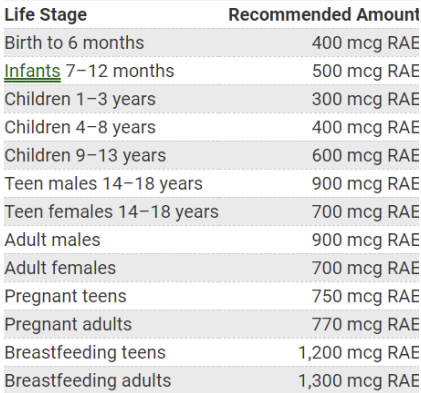
#> input picture template/img/chart.png, 421 x 393 px
$ python scan.py --image template/img/chart.png
#> lines starting #> are read from the running program, lines starting #| are printed output that depends on the picture; after the words box and inside, x2 and y2 are one past the last pixel; in counts of white or black regions, pixels touching at a corner belong together
### pyimagesearch/transform.py
import numpy as np
import cv2

def order_points(pts):
    rect = np.zeros((4, 2), dtype = "float32")

    s = pts.sum(axis = 1)
    rect[0] = pts[np.argmin(s)]
    rect[2] = pts[np.argmax(s)]

    diff = np.diff(pts, axis = 1)
    rect[1] = pts[np.argmin(diff)]
    rect[3] = pts[np.argmax(diff)]

    return rect


def four_point_transform(image, pts):
    rect = order_points(pts)
    (tl, tr, br, bl) = rect

    widthA = np.sqrt(((br[0] - bl[0]) ** 2) + ((br[1] - bl[1]) ** 2))
    widthB = np.sqrt(((tr[0] - tl[0]) ** 2) + ((tr[1] - tl[1]) ** 2))
    maxWidth = max(int(widthA), int(widthB))

    heightA = np.sqrt(((tr[0] - br[0]) ** 2) + ((tr[1] - br[1]) ** 2))
    heightB = np.sqrt(((tl[0] - bl[0]) ** 2) + ((tl[1] - bl[1]) ** 2))
    maxHeight = max(int(heightA), int(heightB))

    dst = np.array([
        [0, 0],
        [maxWidth - 1, 0],
        [maxWidth - 1, maxHeight - 1],
        [0, maxHeight - 1]], dtype = "float32")

    M = cv2.getPerspectiveTransform(rect, dst)
    warped = cv2.warpPerspective(image, M, (maxWidth, maxHeight))

    return warped

### scan.py
from pyimagesearch.transform import four_point_transform
from skimage.filters import threshold_local
import numpy as np
import argparse
import cv2
import imutils

ap = argparse.ArgumentParser()
ap.add_argument("-i", "--image", required = True,
    help = "Path to the image to be scanned")
args = vars(ap.parse_args())

image = cv2.imread(args["image"])
#> image is the input picture: shape (393, 421, 3); mean B, G, R 227.9, 228, 228
ratio = image.shape[0] / 500.0
#> ratio = 0.786
orig = image.copy()
image = imutils.resize(image, height = 500)
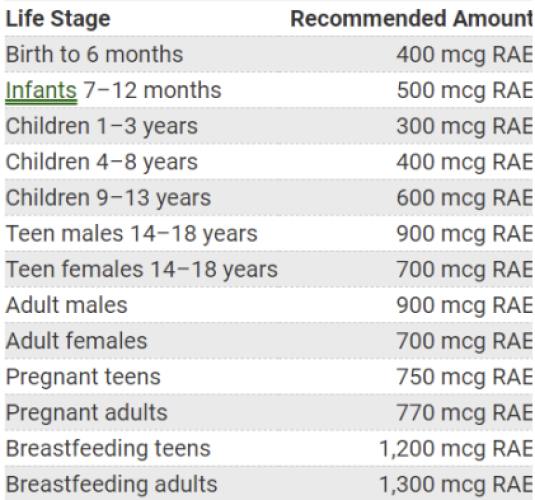
#> image: shape (500, 535, 3); mean B, G, R 227.8, 227.9, 227.9

gray = cv2.cvtColor(image, cv2.COLOR_BGR2GRAY)
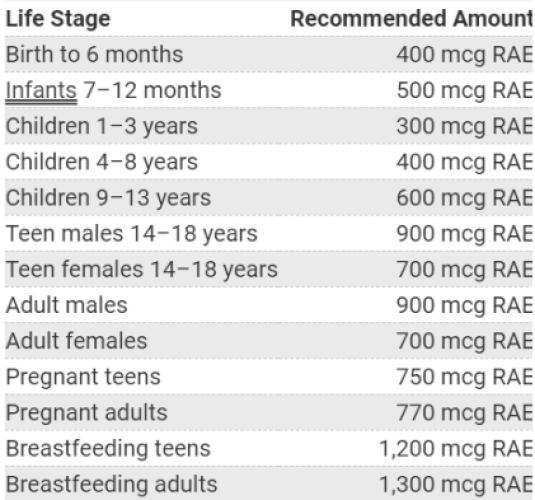
#> gray: shape (500, 535); min 51, max 255, mean 227.9
gray = cv2.GaussianBlur(gray, (5, 5), 0)
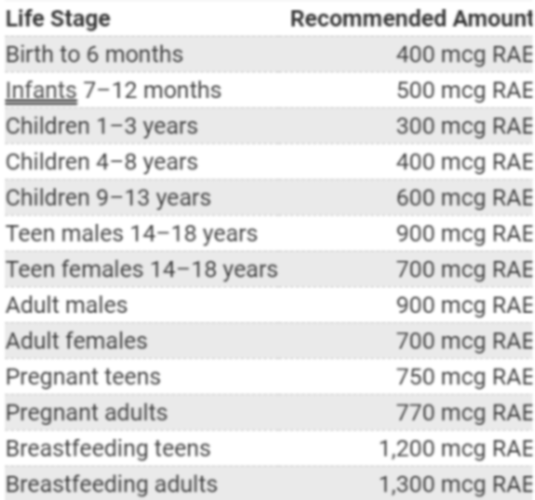
#> gray: shape (500, 535); min 67, max 255, mean 227.9
edged = cv2.Canny(gray, 75, 200)
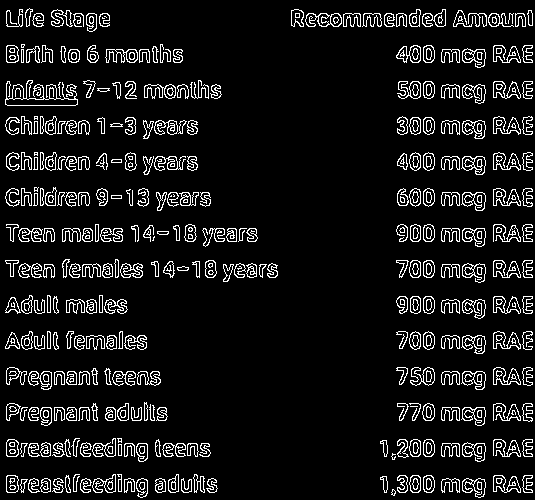
#> edged: shape (500, 535); 9.1% white in thin lines or dots

print("STEP 1: Edge Detection")
cv2.imshow("Image", image)
cv2.imshow("Edged", edged)
cv2.waitKey(0)
cv2.destroyAllWindows()

cnts = cv2.findContours(edged.copy(), cv2.RETR_LIST, cv2.CHAIN_APPROX_SIMPLE)
#> cnts = 879 contours, 215 with area under 20; largest, box (x1, y1, x2, y2) and area: (5, 80, 78, 106) 660, (5, 98, 78, 106) 462, (305, 13, 342, 27) 364, (461, 156, 486, 175) 318, (461, 192, 486, 211) 308
cnts = imutils.grab_contours(cnts)
cnts = sorted(cnts, key = cv2.contourArea, reverse = True)[:5]
#> cnts = 5 contours; box (x1, y1, x2, y2) and area: (5, 80, 78, 106) 660, (5, 98, 78, 106) 462, (305, 13, 342, 27) 364, (461, 156, 486, 175) 318, (461, 192, 486, 211) 308

for c in cnts:
    peri = cv2.arcLength(c, True)
    approx = cv2.approxPolyDP(c, 0.02 * peri, True)

    if len(approx) == 4:
        screenCnt = approx
        break
#> this loop made 2 passes
#> (peri, screenCnt) on pass 2: (159.1, [[5, 100], [67, 98], [77, 103], [7, 105]])
#> peri on pass 1: 709.8

cv2.drawContours(image, [screenCnt], -1, (0, 225, 0), 2)
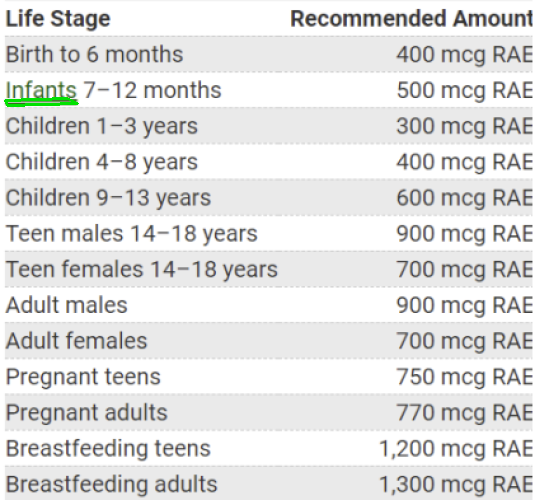
#> image: shape (500, 535, 3); 0.16% of pixels changed, all inside (x1, y1, x2, y2) = (4, 97, 79, 107)
cv2.imshow("Outline", image)
cv2.waitKey(0)
cv2.destroyAllWindows

warped = four_point_transform(orig, screenCnt.reshape(4, 2) * ratio)
#> in order_points, `s = pts.sum(axis = 1)`: s = [82.53, 129.7, 141.5, 88.03]
#> in order_points, `diff = np.diff(pts, axis = 1)`: diff = [74.67, 24.37, 20.44, 77.03]
#> in four_point_transform, `rect = order_points(pts)`: rect = [[3.93, 78.6], [60.52, 80.96], [60.52, 80.96], [5.5, 82.53]]
#> in four_point_transform, `(tl, tr, br, bl) = rect`: tl = [3.93, 78.6]; tr = [60.52, 80.96]; bl = [5.5, 82.53]
#> in four_point_transform, `widthA = np.sqrt(((br[0] - bl[0]) ** 2) + ((br[1] - bl[1]) ** 2))`: widthA = 55.04
#> in four_point_transform, `widthB = np.sqrt(((tr[0] - tl[0]) ** 2) + ((tr[1] - tl[1]) ** 2))`: widthB = 56.64
#> in four_point_transform, `maxWidth = max(int(widthA), int(widthB))`: maxWidth = 56
#> in four_point_transform, `heightA = np.sqrt(((tr[0] - br[0]) ** 2) + ((tr[1] - br[1]) ** 2))`: heightA = 0
#> in four_point_transform, `heightB = np.sqrt(((tl[0] - bl[0]) ** 2) + ((tl[1] - bl[1]) ** 2))`: heightB = 4.23
#> in four_point_transform, `maxHeight = max(int(heightA), int(heightB))`: maxHeight = 4
#> in four_point_transform, `dst = np.array([ [0, 0], [maxWidth - 1, 0], [maxWidth - 1, maxHeight -..`: dst = [[0, 0], [55, 0], [55, 3], [0, 3]]
#> in four_point_transform, `M = cv2.getPerspectiveTransform(rect, dst)`: M = [[2.45e-10, -9.82e-11, 6.75e-09], [-0.000531, 0.0127, -1], [-0.000285, 0.000457, -0.0197]]

warped = cv2.cvtColor(warped, cv2.COLOR_BGR2GRAY)
T = threshold_local(warped, 11, offset = 10, method = "gaussian")
warped = (warped > T).astype("uint8") * 225

cv2.imwrite('scanned_image.jpg', warped)

cv2.imshow("Original", imutils.resize(orig, height = 650))
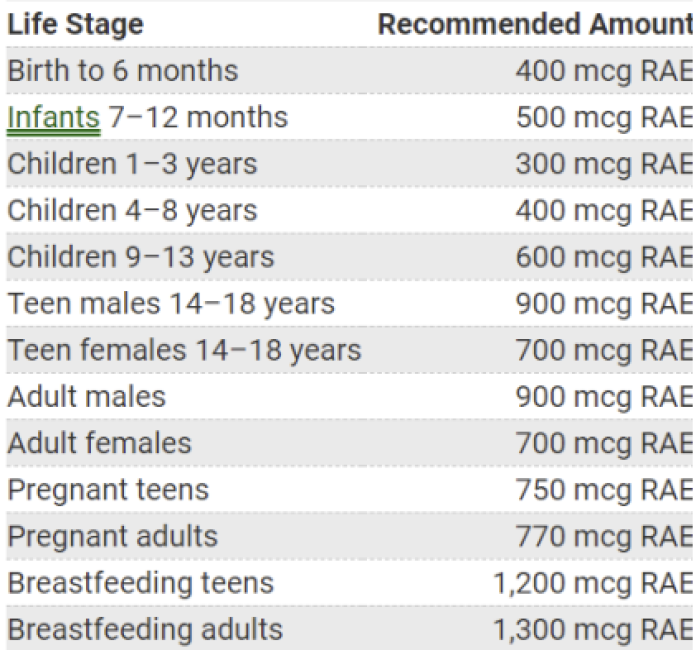
#> window 'Original': shape (650, 696, 3); mean B, G, R 227.8, 227.9, 228
cv2.imshow("Scanned", imutils.resize(warped, height = 650))
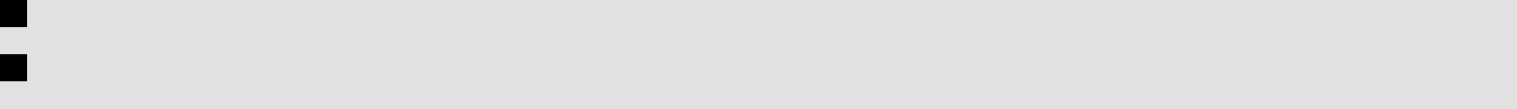
#> window 'Scanned': shape (650, 9100) (shown at 1/6 size); min 0, max 225, mean 223
cv2.waitKey(0)
cv2.destroyAllWindows()
